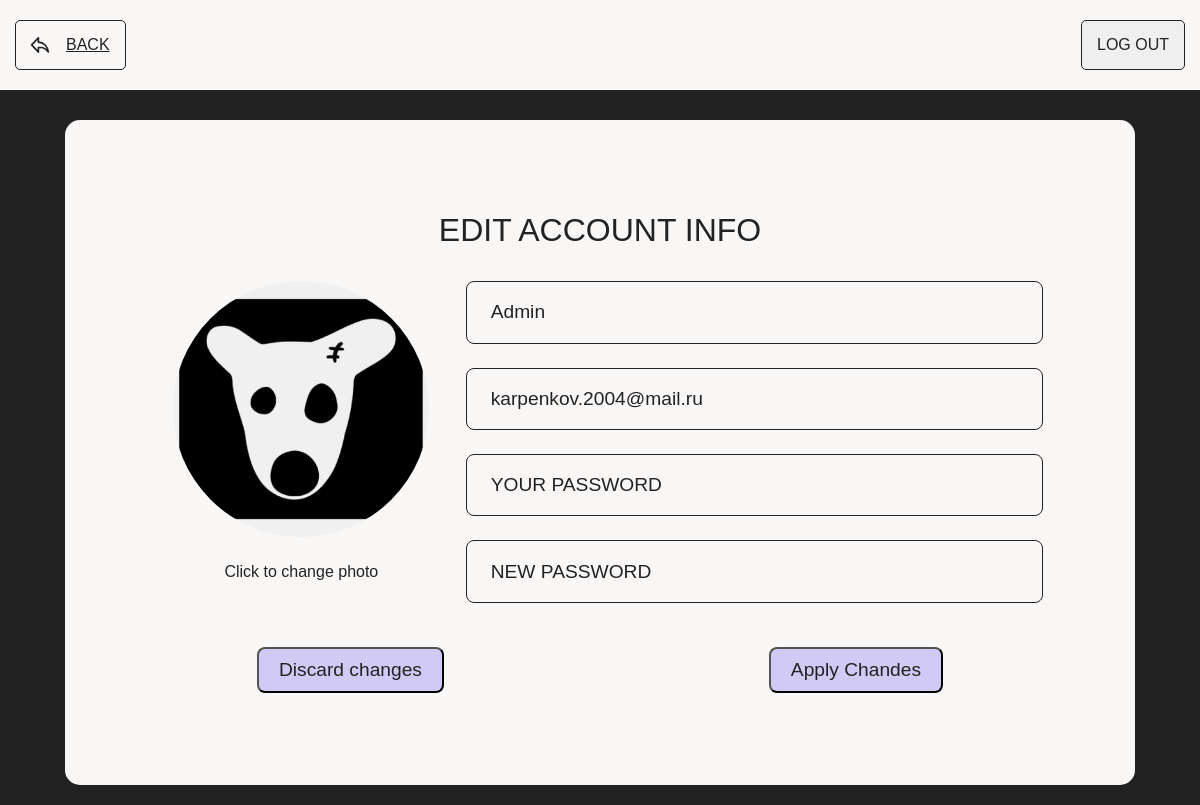
The page /account/edit (signed in) on the database its author committed.
### project1/models.py (models this page shows, shortened)
class BaseUser(UserMixin):
    def get_role(self):
        return self.__class__.__name__.lower()

class Admin(BaseUser, db.Model):
    __tablename__ = 'Admin'
    id = db.Column(db.Integer, primary_key=True)
    username = db.Column(db.String(20), unique=True, nullable=False)
    email = db.Column(db.String(120), unique=True, nullable=False)
    password_hash = db.Column(db.String(100), nullable=False)
    image_file = db.Column(db.String(20), nullable=False, default='default.jpg')

### project1/routes/common.py (the view, shortened to what this page needs)
@common_bp.route('/account/edit', methods = ["GET", "POST"])
@login_required
def edit_account_info():
    form = UpdateAccountForm()
    if request.method == "GET":
        form.email.data = current_user.email
        form.username.data = current_user.username
    return render_template('edit_account.html', title="Изменение данных аккаунта", form = form)

### project1/forms.py (shortened to what this page needs)
class UpdateAccountForm(FlaskForm):
    username = StringField("Username", validators=[
                           DataRequired(), Length(min=2, max=20)],
                          render_kw={"placeholder": "USERNAME", "class": "account-input"})
    email = StringField("Email", validators=[DataRequired(), Email()],
                         render_kw={"placeholder": "EMAIL ADDRESS", "class": "account-input"})
    password = StringField("PASSWORD", validators=[],
                           render_kw={"placeholder": "YOUR PASSWORD", "class": "account-input",
                                      "type" : "password"})
    confirm_password = StringField("CONFIRM PASsWORD", validators=[],
                                  render_kw={"placeholder": "NEW PASSWORD", "class": "account-input",
                                             "type" : "password"})
    submit = SubmitField("Apply Chandes",
                         render_kw={'class': 'account-button'})

### project1/models.py (called while the page is built)
@login_manager.user_loader
def load_user(user_id):
    user_type, _, user_id = user_id.partition(":")
    if user_type == "user":
        return User.query.get(int(user_id))
    elif user_type == "admin":
        return Admin.query.get(int(user_id))
    return None

### project1/templates/edit_account.html (shortened to what this page needs)
    {% block styles%}
    <link rel="stylesheet" href="./../static/edit_account.css">
    {% endblock styles%}
{% extends "layout.html"%}
{% block links %}
<div class="shapka-field">
            <div class="back-logo">
                <img src="./../static/images/back.svg" alt="Back">
            </div>
            <a href = "{{url_for('common.account')}}" <button type="button" class="auth-button">BACK</button></a>
        </div>
      <a href = "{{url_for('common.logout')}}"><button type="button" class="auth-button s1">LOG OUT</button></a>
{% endblock links%}
{%block content%}
<form method="POST" enctype="multipart/form-data">
    <div class="content-container">
        <div class="account-container">
            <div class="account-info">EDIT ACCOUNT INFO</div>
            <div class="account-content">
               <div class="profile-section">
                <div class="profile-photo">
                    <label for="profile-photo-input" class="avatar-upload-label">
                        <img id="avatar-preview" src="{{url_for('static', filename='profile_pics/' + current_user.image_file)}}" alt="Profile Photo">
                        <span class="upload-text">Click to change photo</span>
                    </label>
                 </div>
                </div>
                <div class="info-section">
                    {{form.username}}
                    {{form.email}}
                    {{form.password}}
                    {{form.confirm_password}}
                </div>
                </div>
                <div class="edit-info">
                    <a href = '{{url_for("common.edit_account_info")}}'><button type="button" class="account-button">Discard changes</button></a>
                    {{form.submit}}
                </div>
            </div>
        </div>
</div>
{% endblock content%}

### project1/static/edit_account.css (style rules this page uses)
:root { --primary-color: #232222; --text-color: #f9f7f5; --border-color: #232222; --button-bg: #f9f7f5; --button-text: #232222; --shapka-bg: #f9f7f5; --account-bg: #f9f7f5; }
* { box-sizing: border-box; margin: 0; padding: 0; }
body { font-family: 'Montserrat', sans-serif; background-color: var(--primary-color); color: var(--text-color); min-height: 100vh; display: flex; justify-content: center; align-items: center; }
.shapka-field { display: flex; align-items: center; }
.back-logo { position: absolute; left: 30px; top: 50%; margin: auto; transform: translateY(-50%); z-index: 1; }
.back-logo img { width: 20px; height: 20px; }
.auth-button { padding: 15px 15px 15px 50px; color: var(--button-text); border: 1px solid var(--border-color); border-radius: 5px; font-size: 1rem; font-weight: 500; cursor: pointer; transition: all 0.3s ease; text-align: left; position: relative; }
.content-container { background-color: var(--account-bg); border-radius: 15px; padding: 60px; margin-top: 100px; color: var(--button-text); width: 100%; min-height: 600px; }
.account-container { background-color: var(--account-bg); border-radius: 10px; padding: 2rem; color: #232222; flex: 2; min-width: 950px; }
.account-info { font-size: 2rem; font-weight: 500; margin-bottom: 2rem; text-align: center; }
.account-content { display: flex; gap: 20px; }
.profile-section { flex: 1; display: flex; flex-direction: column; align-items: center; }
.profile-photo { display: flex; flex-direction: column; align-items: center; margin-bottom: 2rem; }
.profile-photo img { width: 256px; height: 256px; border-radius: 50%; object-fit: cover; margin-bottom: 1rem; }
.info-section { flex: 2; display: flex; flex-direction: column; }
.edit-info { margin-top: auto; display: flex; justify-content: space-between; width: 100%; padding-top: 20px; padding-left: 100px; padding-right: 100px; }
.s1 { padding-left: 15px; margin-left: 0; }
.account-button { padding: 10px 20px; color: #232222; background-color: rgb(73, 84, 96, 0.5); border-radius: 8px; font-size: 1.2rem; font-weight: 500; cursor: pointer; transition: all 0.3s ease; min-width: 150px; text-align: center; margin: 0; }
.account-button:last-child { background-color: rgb(169, 158, 244, 0.5); margin-left: 0; }
.account-input { width: 100%; padding: 1.2rem 1.5rem; border: 1px solid var(--border-color); border-radius: 8px; font-size: 1.2rem; margin-bottom: 1.5rem; background-color: var(--account-bg); color: var(--button-text); }
.account-input::placeholder { color: var(--button-text); opacity: 1; }
.profile-photo { position: relative; cursor: pointer; }
.avatar-upload-label { display: flex; flex-direction: column; align-items: center; cursor: pointer; }
.upload-text { margin-top: 10px; color: #232323; font-size: 1rem; transition: color 0.3s ease; }
#avatar-preview { width: 256px; height: 256px; border-radius: 50%; object-fit: cover; transition: all 0.3s ease; }

### project1/static/user.css (style rules this page uses)
:root { --primary-color: #232222; --text-color: #f9f7f5; --border-color: #232222; --button-bg: #f9f7f5; --button-text: #232222; --shapka-bg: #f9f7f5; }
* { box-sizing: border-box; margin: 0; padding: 0; }
body { font-family: 'Montserrat', sans-serif; background-color: var(--primary-color); color: var(--text-color); min-height: 100vh; display: flex; justify-content: center; align-items: center; }
.shapka-field { display: flex; align-items: center; }
.auth-button { padding: 15px 15px 15px 50px; color: var(--button-text); border: 1px solid var(--border-color); border-radius: 5px; font-size: 1rem; font-weight: 500; cursor: pointer; transition: all 0.3s ease; text-align: left; position: relative; }
.s1 { padding-left: 15px; margin-left: 0; }

### rows shown on the page
Admin: image_file (placeholder picture), username "Admin", email "karpenkov.2004@mail.ru"
